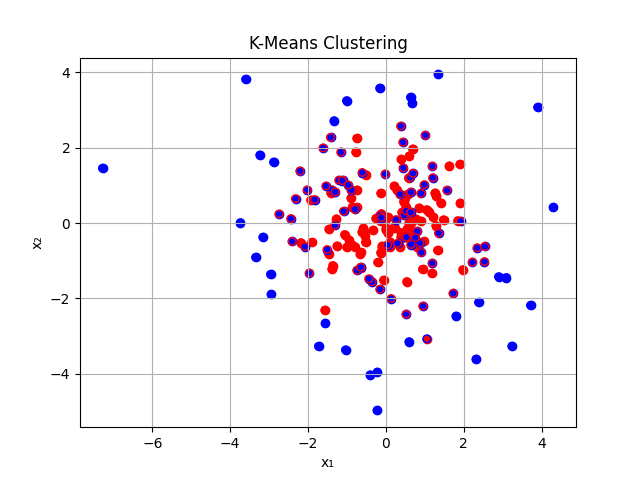

Source code (Python):
import numpy as np
from scipy.io import loadmat
import matplotlib.pyplot as plt

def k_means_clustering(vectors, k, max_iterations=100):
    # Randomly initialize cluster centroids
    centroids = vectors[np.random.choice(range(len(vectors)), size=k, replace=False)]

    for _ in range(max_iterations):
        # Assign vectors to the nearest centroid
        distances = np.linalg.norm(vectors[:, np.newaxis] - centroids, axis=2)
        cluster_labels = np.argmin(distances, axis=1)

        # Update centroids
        new_centroids = np.array([vectors[cluster_labels == i].mean(axis=0) for i in range(k)])

        # Check for convergence
        if np.all(centroids == new_centroids):
            break

        centroids = new_centroids

    return cluster_labels, centroids

vectors = loadmat('data33.mat')['X']
vectors = vectors.T
vectors = np.column_stack((vectors, np.square(np.linalg.norm(vectors, axis=1))))

# Apply k-means clustering
cluster_labels, centroids = k_means_clustering(vectors, 2)

# error_br = 0
# error_rb = 0
# for i in range(len(vectors)):
#     if i < 100:
#         mcolor = 'blue'
#         if cluster_labels[i] == 0:
#             ccolor = 'blue'
#         else:
#             error_br += 1
#             ccolor = 'red'
#     else:
#         mcolor = 'red'
#         if cluster_labels[i] == 1:
#             ccolor = 'red'
#         else:
#             error_rb += 1
#             ccolor = 'blue'
#     plt.scatter(vectors[i, 0], vectors[i, 1], color=mcolor)
#     plt.gca().add_artist(plt.Circle((vectors[i, 0], vectors[i, 1]), 0.1, color=ccolor, fill=False))

# print('Error 1 (blue classified as red): {}%'.format(2*(error_br) / len(vectors) * 100))
# print('Error 2 (red classified as blue): {}%'.format(2*(error_rb) / len(vectors) * 100))
# print('Total error: {}%'.format((error_br + error_rb) / len(vectors) * 100))

count0 = 0
count1 = 0
for i in range(len(vectors)//2):
    if cluster_labels[i] == 0:
        count0 += 1
    else:
        count1 += 1

if count0 > count1:
    color0 = 'red'
    color1 = 'blue'
else:
    color0 = 'blue'
    color1 = 'red'
            
error_rb = 0
error_br = 0
for i in range(len(vectors)):
    if cluster_labels[i] == 0:
        ccolor = color0
    else:
        ccolor = color1

    if i < 100:
        mcolor = 'red'
        if ccolor != mcolor:
            error_rb += 1
    else:
        mcolor = 'blue'
        if ccolor != mcolor:
            error_br += 1


    plt.scatter(vectors[i, 0], vectors[i, 1], color=mcolor)
    plt.gca().add_artist(plt.Circle((vectors[i, 0], vectors[i, 1]), 0.1, color=ccolor, fill=False))

print('Error 1 (red classified as blue): {}%'.format(2*(error_rb) / len(vectors) * 100))
print('Error 2 (blue classified as red): {}%'.format(2*(error_br) / len(vectors) * 100))
print('Total error: {}%'.format((error_br + error_rb) / len(vectors) * 100))


plt.xlabel('x₁')
plt.ylabel('x₂')
plt.title('K-Means Clustering')
plt.grid(True)
plt.show()
